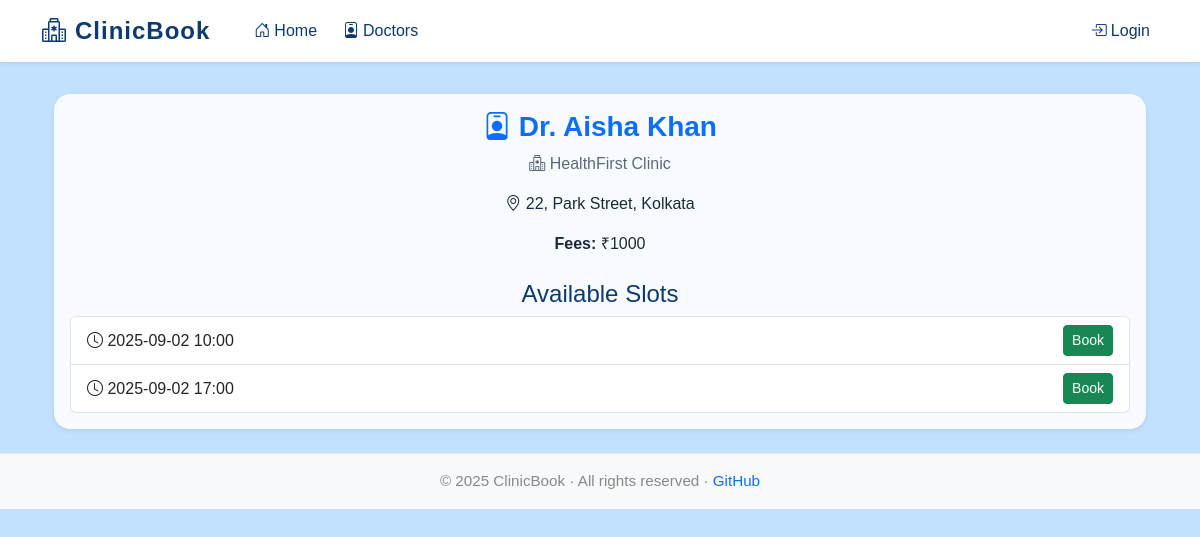
Screenshot of /doctor/9 with the database file from the repository.
### tables this page shows
CREATE TABLE doctors (
        id INTEGER PRIMARY KEY AUTOINCREMENT,
        clinic_id INTEGER,
        name TEXT NOT NULL,
        specialization TEXT,
        fees INTEGER,
        email TEXT UNIQUE NOT NULL,
        phone TEXT,
        about TEXT,
        FOREIGN KEY (clinic_id) REFERENCES clinics(id) ON DELETE SET NULL
    );

CREATE TABLE clinics (
        id INTEGER PRIMARY KEY AUTOINCREMENT,
        name TEXT NOT NULL,
        city TEXT,
        address TEXT,
        phone TEXT
    );

CREATE TABLE slots (
        id INTEGER PRIMARY KEY AUTOINCREMENT,
        doctor_id INTEGER NOT NULL,
        date TEXT NOT NULL,
        time TEXT NOT NULL,
        capacity INTEGER NOT NULL DEFAULT 5,
        booked_count INTEGER NOT NULL DEFAULT 0,
        FOREIGN KEY (doctor_id) REFERENCES doctors(id) ON DELETE CASCADE
    );

### app.py (the view)
    @app.route('/doctor/<int:doc_id>')
    def doctor_detail(doc_id):
        db = get_db()
        doc = db.execute(
            '''SELECT d.*, c.name as clinic_name, c.city as clinic_city, c.address
               FROM doctors d
               LEFT JOIN clinics c ON d.clinic_id = c.id
               WHERE d.id = ?''',
            (doc_id,)
        ).fetchone()
        if not doc:
            abort(404)
        today = datetime.date.today().isoformat()
        slots = db.execute(
            'SELECT * FROM slots WHERE doctor_id=? AND date>=? ORDER BY date,time',
            (doc_id, today)
        ).fetchall()
        return render_template('book.html', doc=doc, slots=slots)

### templates/book.html (shortened to what this page needs)
{% extends "base.html" %}
{% block content %}
<div class="container mt-4">
  {% if doc %}
  <div class="card shadow-sm">
    <div class="card-body text-center">
      <h3 class="card-title text-primary">
        <i class="bi bi-person-badge"></i> {{ doc.name }}
      </h3>
      <p class="text-muted"><i class="bi bi-hospital"></i> {{ doc.clinic_name }}</p>
      <p><i class="bi bi-geo-alt"></i> {{ doc.address }}, {{ doc.clinic_city }}</p>
      <p><strong>Fees:</strong> ₹{{ doc.fees }}</p>
      <h4 class="mt-4">Available Slots</h4>
      {% if slots and slots|length > 0 %}
        <ul class="list-group">
          {% for s in slots %}
          <li class="list-group-item d-flex justify-content-between align-items-center">
            <span><i class="bi bi-clock"></i> {{ s.date }} {{ s.time }}</span>
            <span>
              {% if s.booked_count < s.capacity %}
                <a href="{{ url_for('book', slot_id=s.id) }}" class="btn btn-sm btn-success">
                  Book
                </a>
              {% else %}
                <span class="badge bg-danger">Full</span>
              {% endif %}
            </span>
          </li>
          {% endfor %}
        </ul>
      {% else %}
        <div class="alert alert-secondary mt-3">
          <i class="bi bi-calendar-x"></i> No slots available.
        </div>
      {% endif %}
    </div>
  </div>
  {% endif %}
</div>
{% endblock %}

### static/css/style.css (style rules this page uses)
:root { --background: #c2e1ff; --card-bg: #f7fbff; --primary: #0d6efd; --primary-hover: #084298; --heading: #0d3a6f; --accent-light: #afd7ff; --text-default: #1a2a3a; --text-muted: #5a6a7a; --text-footer: #888888; --success: #28a745; --danger: #dc3545; --warning: #ffc107; --info: #20c997; --white: #ffffff; --gray-light: #eaeaea; --gray-dark: #343a40; }
body { padding-top: 70px; }
.card { border-radius: 1rem; box-shadow: 0 2px 12px rgba(0,0,0,0.04); border: 0; }
.card-title { font-weight: 600; }

### rows the page displays
doctors: name "Dr. Aisha Khan", fees "1000"
clinics: clinic_name "HealthFirst Clinic", address "22, Park Street", clinic_city "Kolkata"
slots: date "2025-09-02", time "10:00"
slots: date "2025-09-02", time "17:00"

### other values shown
{{ 2025 }} "2025"
